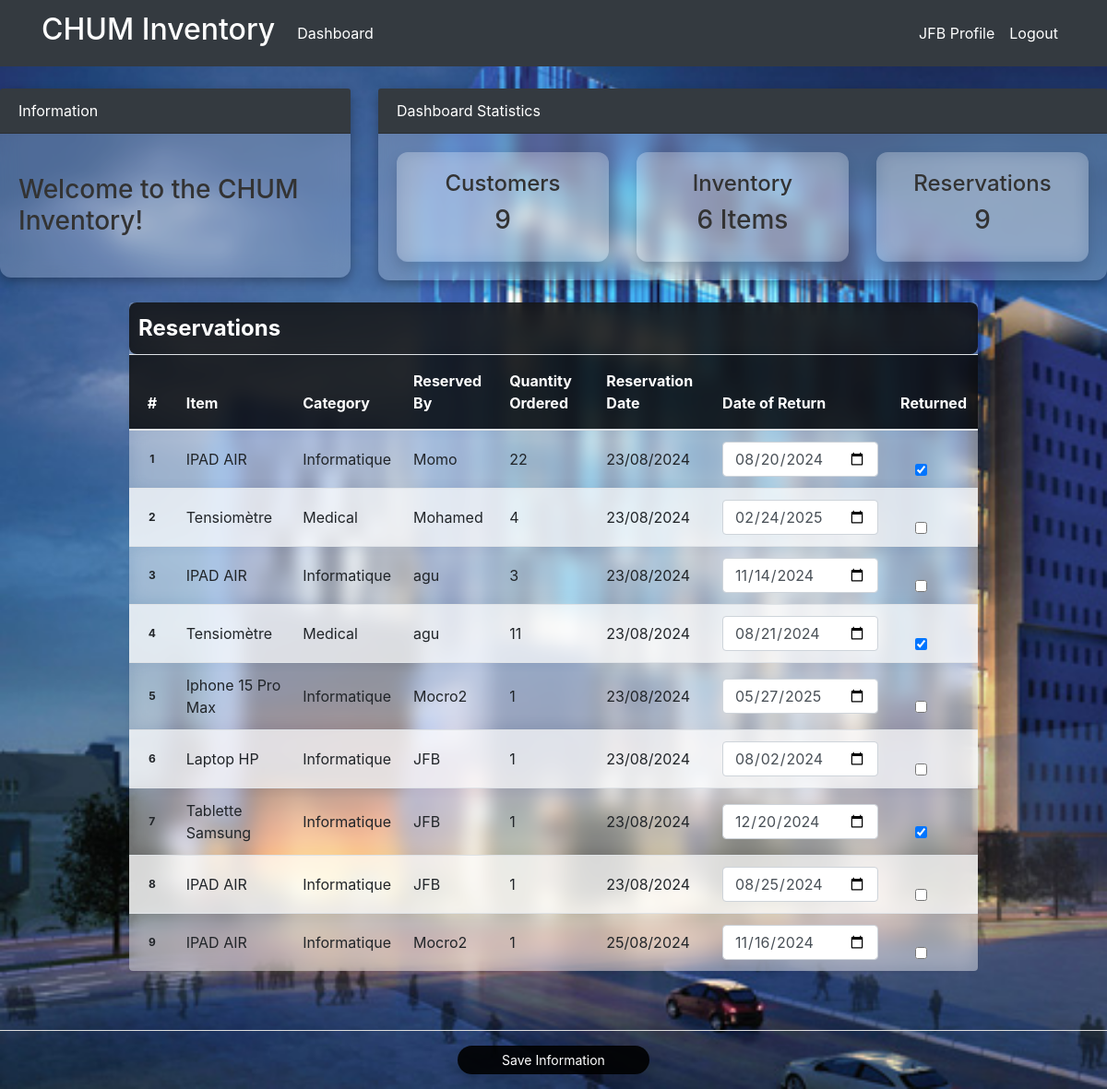
Page /reservations/ (signed in) on the earlier database version.
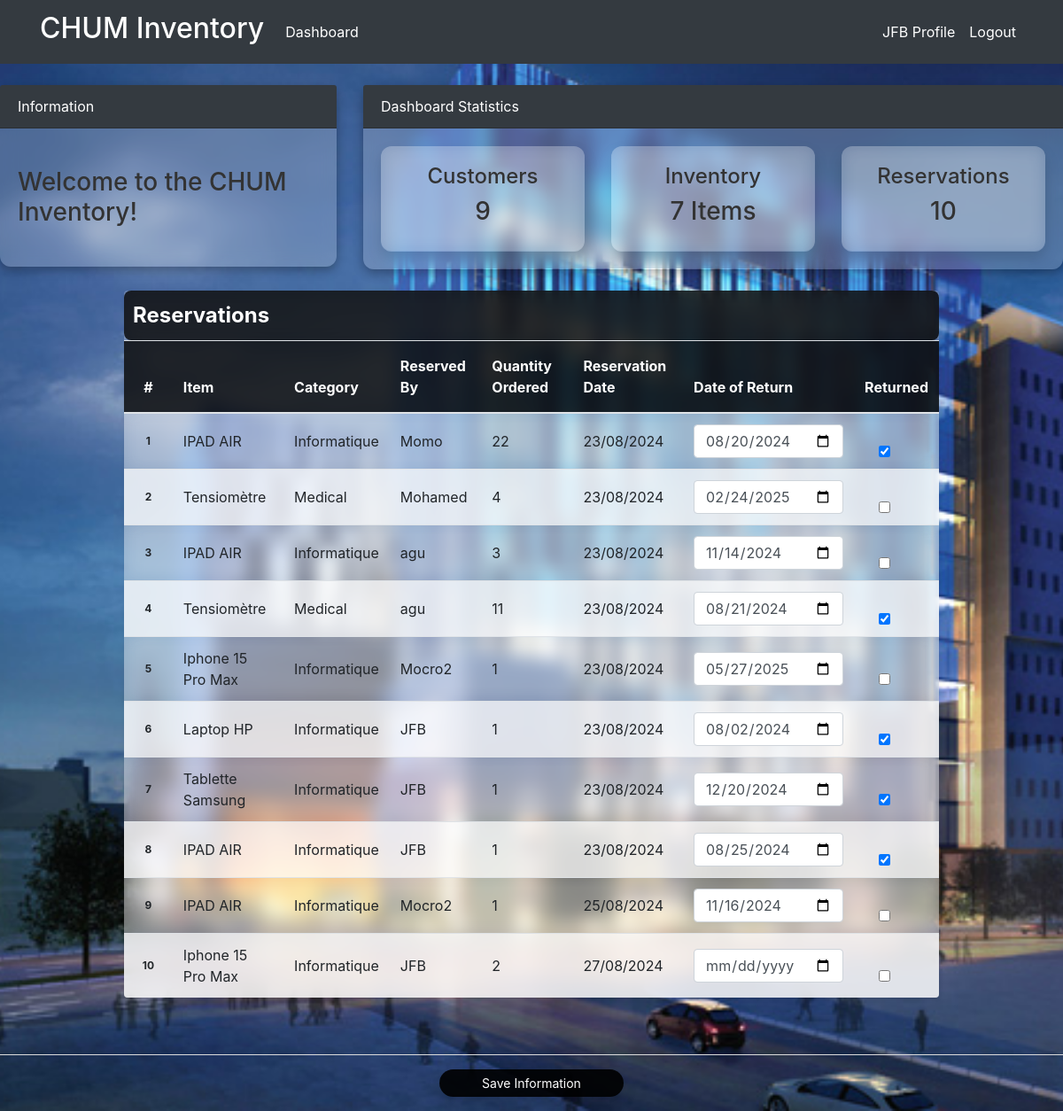
Same page on the later database version.
### dashboard/models.py (models this page shows, shortened)
class Order(models.Model):
    product = models.ForeignKey(Product, on_delete=models.CASCADE, null=True)
    client = models.ForeignKey(User, models.CASCADE, null=True)
    order_quantity = models.PositiveBigIntegerField(null=True)
    date = models.DateTimeField(auto_now_add=True)
    date_of_return = models.DateField(null=True, blank=True)  # New field
    returned = models.BooleanField(default=False)  # New field to track return status
    class Meta:
        verbose_name_plural = "Reservations"

class Product(models.Model):
    name = models.CharField(max_length=100, null=True)
    category = models.CharField(max_length=20, choices=CATEGORY, null=True)
    quantity = models.PositiveIntegerField(null=True)
    class Meta:
        verbose_name_plural = "CHUM Inventory"

### dashboard/views.py (the view)
# urls.py: path('reservations/', views.reservations, name='dashboard-order'),
@login_required
def reservations(request):
    orders = Order.objects.all()
    order_count = orders.count()
    customer_count = User.objects.all().count()
    product = Product.objects.all()
    product_count = product.count()
    context = {
        'orders': orders,
        'customer_count': customer_count,
        'product_count': product_count,
        'order_count': order_count,
    }
    return render(request, 'dashboard/reservations.html', context)

### templates/dashboard/reservations.html (shortened to what this page needs)
{% extends 'partials/base.html' %}
{% block content %}
{% include 'partials/topnav.html' %}
<div class="container mt-4">
    <div class="row justify-content-center">
        <div class="col-lg-10">
            <form id="reservationForm" method="POST" action="{% url 'dashboard-order-saveDate' %}" onsubmit="handleFormSubmit(event)">
                <div class="table-responsive shadow-sm rounded mb-5">
                    <div class="table-title">Reservations</div>
                    <table class="table table-hover mb-0">
                        <thead>
                            <tr>
                                <th scope="col" class="py-3 text-center">#</th>
                                <th scope="col" class="py-3">Item</th>
                                <th scope="col" class="py-3">Category</th>
                                <th scope="col" class="py-3">Reserved By</th>
                                <th scope="col" class="py-3">Quantity Ordered</th>
                                <th scope="col" class="py-3">Reservation Date</th>
                                <th scope="col" class="py-3">Date of Return</th>
                                <th scope="col" class="py-3 text-center">Returned</th>
                            </tr>
                        </thead>
                        <tbody>
                            {% for order in orders %}
                            <tr>
                                <td class="align-middle text-center font-weight-bold">
                                    <span class="badge custom-badge">{{ forloop.counter }}</span>
                                </td>
                                <td class="align-middle">{{ order.product.name }}</td>
                                <td class="align-middle">{{ order.product.category }}</td>
                                <td class="align-middle text-nowrap">{{ order.client.username }}</td>
                                <td class="align-middle">{{ order.order_quantity }}</td>
                                <td class="align-middle">{{ order.date|date:"d/m/Y" }}</td>
                                <td class="align-middle">
                                    <input type="date" name="date_of_return_{{ order.id }}" value="{{ order.date_of_return|date:'Y-m-d' }}" class="form-control">
                                </td>
                                <td class="text-center align-middle">
                                    <input type="checkbox" name="returned_{{ order.id }}" {% if order.returned %}checked{% endif %} class="form-check-input">
                                </td>
                            </tr>
                            {% endfor %}
                        </tbody>
                    </table>
                </div>
                <div style="height: 80px;"></div>
                <div class="fixed-bottom text-center py-3 shadow-lg" style="border-top: 1px solid #ddd; background: transparent;">
                    <button type="submit" class="btn btn-success btn-lg px-5 shadow" style="border-radius: 20px;">Save Information</button>
                </div>
            </form>
        </div>
    </div>
</div>
{% endblock %}

### templates/partials/base.html (shortened to what this page needs)
{% load static %}
<!doctype html>
<html lang="en">
  <head>
    <link rel="stylesheet" href="https://cdn.jsdelivr.net/npm/bootstrap@4.6.2/dist/css/bootstrap.min.css">
    <link rel="stylesheet" href="{% static '/style.css' %}">
  </head>
  <body>
    {% include 'partials/nav.html' %}
    {% block content %}
    {% endblock %}
  </body>
</html>

### templates/partials/nav.html (shortened to what this page needs)
<nav class="navbar navbar-expand-lg navbar-dark bg-dark">
    <div class="container">
        {% if user.is_authenticated %}
        <a class="navbar-brand text-white" href="{% url 'dashboard-index' %}"><h2>CHUM Inventory </h2></a>
        <div class="collapse navbar-collapse" id="navbarSupportedContent">
            <ul class="navbar-nav mr-auto">
                <li class="nav-item active">
                    <a class="nav-link text-white" href="{% url 'dashboard-index' %}">Dashboard </a>
                </li>
            </ul>
            <ul class="navbar-nav ml-auto">
                <li class="nav-item active">
                    <a class="nav-link text-white" href="{% url 'user-profile' %}">{{ user.username }} Profile
                    </a>
                </li>
                <li class="nav-item active">
                    <a class="nav-link text-white" href="#" onclick="event.preventDefault(); document.getElementById('logout-form').submit();">
                        Logout
                    </a>
                </li>
            </ul>
            {% endif %}
        </div>
    </div>
</nav>

### templates/partials/topnav.html (shortened to what this page needs)
<div class="row">
    <div class="col-md-4 mt-4">
        <div class="card">
            <div class="card-header bg-dark text-white">
                Information
            </div>
            <div class="card-body">
                <marquee behavior="" direction="">
                    <h3 class="my-4">Welcome to the CHUM Inventory!</h3>
                </marquee>
            </div>
        </div>
    </div>
    <div class="col-md-8 mt-4">
        <div class="card">
            <div class="card-header bg-dark text-white">
                Dashboard Statistics
            </div>
            <div class="card-body">
                <div class="row">
                    <div class="col-md-4">
                        <a class="text-decoration-none text-dark" href="{% url 'dashboard-staff' %}">
                            <div class="card my-card shadow">
                                <div class="card-body text-center">
                                    <h4>Customers </h4>
                                    <h3>{{customer_count}}</h3>
                                </div>
                            </div>
                        </a>
                    </div>
                    <div class="col-md-4">
                        <a class="text-decoration-none text-dark" href="{% url 'dashboard-product' %}">
                            <div class="card my-card shadow">
                                <div class="card-body text-center">
                                    <h4>Inventory </h4>
                                    <h3>{{product_count}} Items</h3>
                                </div>
                            </div>
                        </a>
                    </div>
                    <div class="col-md-4">
                        <a class="text-decoration-none text-dark" href="{% url 'dashboard-order' %}">
                            <div class="card my-card shadow">
                                <div class="card-body text-center">
                                    <h4>Reservations </h4>
                                    <h3>{{order_count}}</h3>
                                </div>
                            </div>
                        </a>
                    </div>
                </div>
            </div>
        </div>
    </div>
</div>

### static/style.css (style rules this page uses)
body { background: rgb(230, 227, 227); }

### templates/partials/base.html (style rules this page uses)
.custom-badge { font-size: 0.55 rem; padding: 0.5rem 0.55rem; }

### templates/dashboard/reservations.html (style rules this page uses)
body { background: url('/media/background-image.png') no-repeat center center fixed; background-size: cover; }
.card { backdrop-filter: blur(10px); -webkit-backdrop-filter: blur(10px); background: rgba(255, 255, 255, 0.2); border-radius: 12px; box-shadow: 0 4px 12px rgba(0, 0, 0, 0.3); border: none; }
.card-header { background-color: rgba(0, 0, 0, 0.8); border-bottom: 1px solid rgba(0, 0, 0, 0.2); color: white; }
.card-body { color: #333; }
.table-responsive { backdrop-filter: blur(10px); -webkit-backdrop-filter: blur(10px); background: rgba(255, 255, 255, 0.2); border-radius: 12px; padding: 0; }
.table-title { backdrop-filter: blur(10px); -webkit-backdrop-filter: blur(10px); background: rgba(0, 0, 0, 0.8); color: white; padding: 10px; border-radius: 8px; margin-bottom: 0; text-align: left; font-size: 1.5rem; font-weight: bold; }
tbody tr { background: rgba(255, 255, 255, 0.2); }
tbody tr:nth-of-type(odd) { backdrop-filter: blur(10px); -webkit-backdrop-filter: blur(10px); background: rgba(255, 255, 255, 0.2); }
tbody tr:nth-of-type(even) { background: rgba(255, 255, 255, 0.8); }
thead th { background-color: rgba(0, 0, 0, 0.8); color: white; font-weight: bold; }
.btn-success, .btn-danger { border-radius: 20px; border: none; padding: 5px 15px; font-size: 0.875rem; transition: background 0.3s ease, transform 0.2s ease; }
.btn-success { background-color: rgba(0, 0, 0, 0.9); }

Differences in the rows shown:
changed Order "Laptop HP": returned "☐" → "☑"
changed Order (number 8 of 10 on the later page): returned "☐" → "☑"
added Order: product.name "Iphone 15 Pro Max", product.category "Informatique", client.username "JFB", order_quantity "2", date "27/08/2024"
Other differences:
{{ product_count }}: "6" → "7"
{{ order_count }}: "9" → "10"
